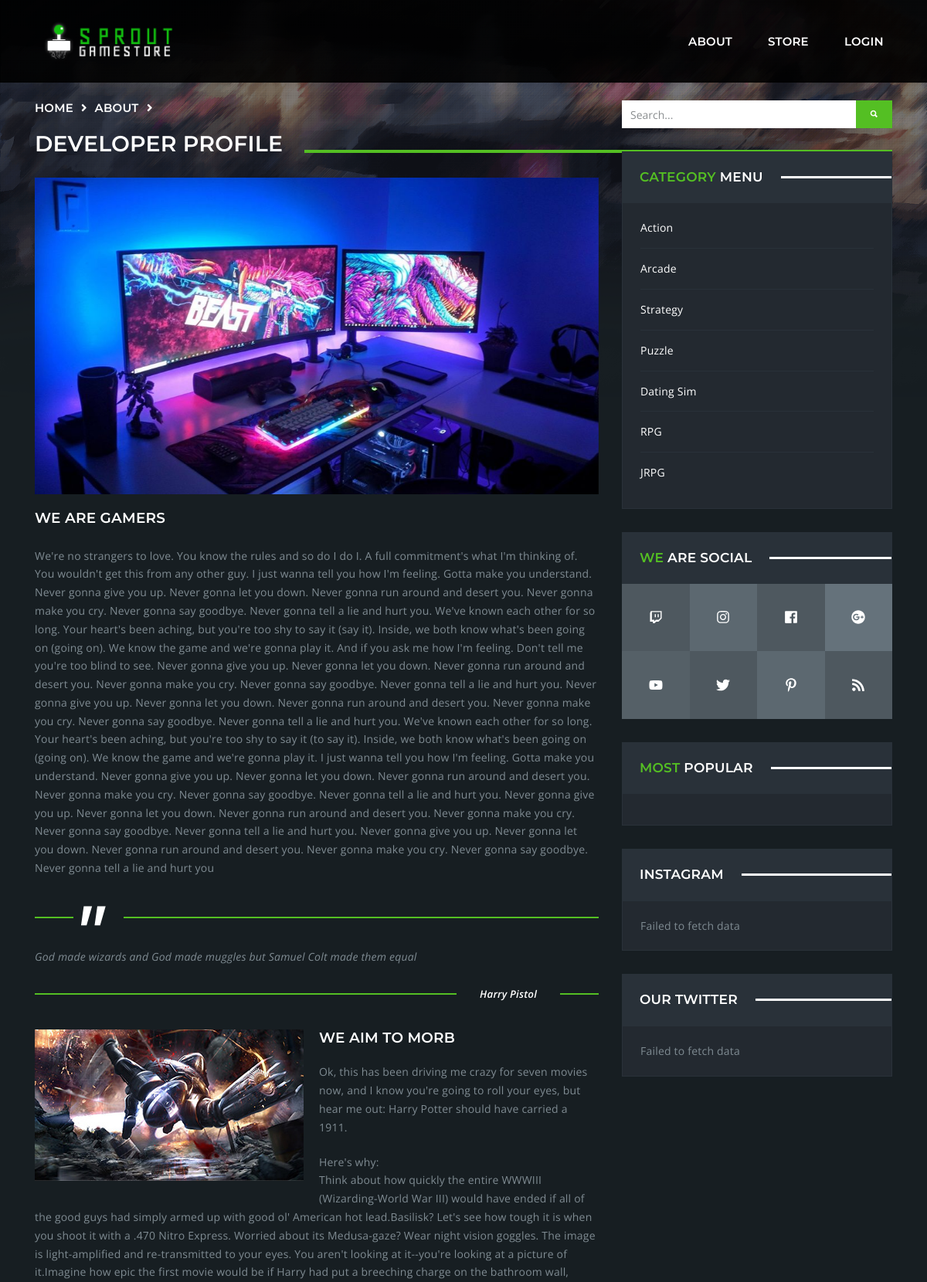
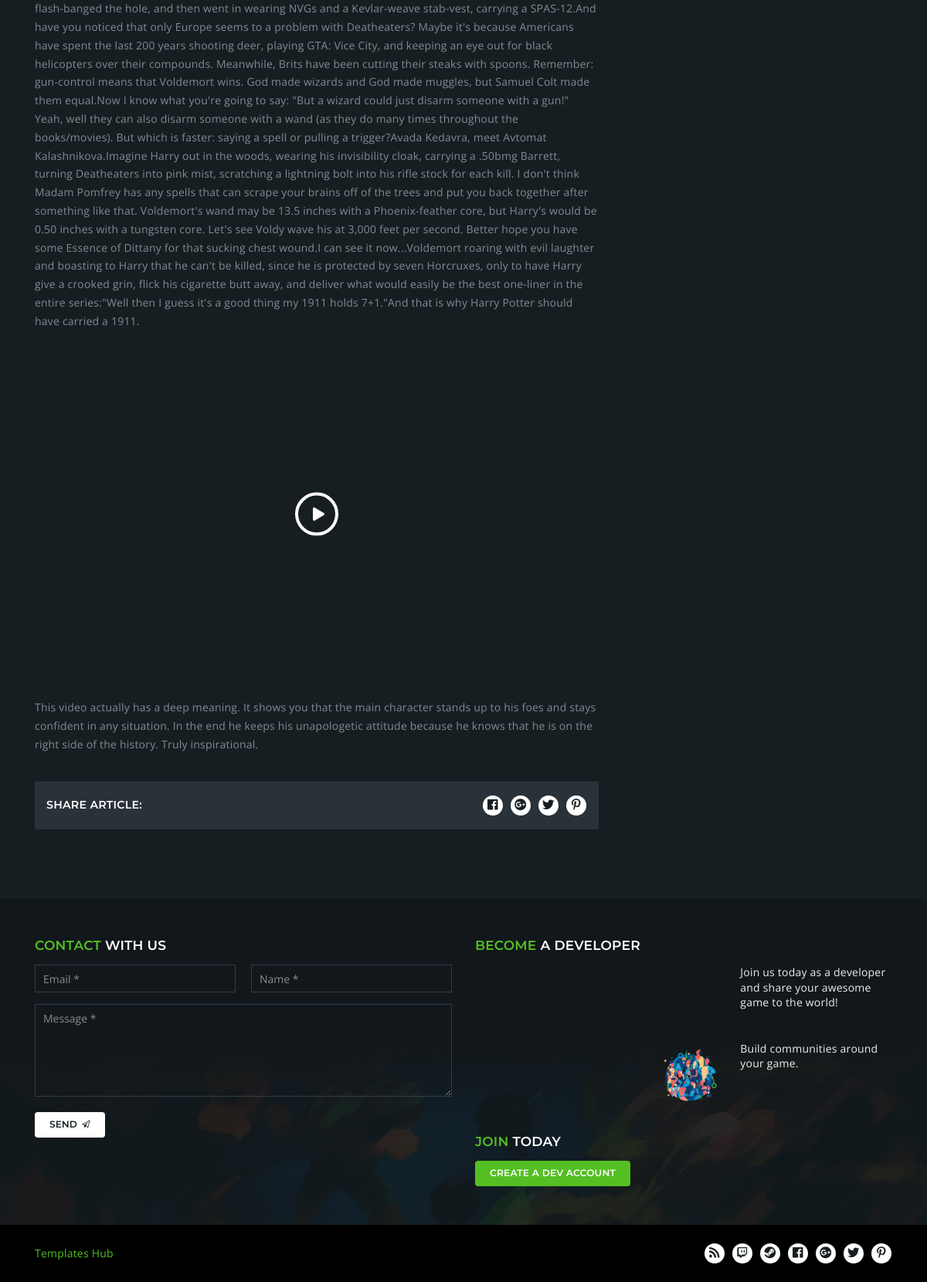
The page /about/ on the database its author committed (2 pictures, top to bottom).
### base/models.py (models this page shows, shortened)
class Genre(models.Model):
    name = models.CharField(max_length=200)

### base/views.py (the view)
# urls.py: path('about/', views.about, name="about"),
def about(request):
    extraContext = pageHeader(request, 'developer profile')
    genres = Genre.objects.all()
    context = {'genres': genres} | extraContext
    return render(request=request, template_name='base/about.html', context=context)

### base/addsFunctions.py (called while the page is built)
def pageHeader(request, page):
    user = request.user
    userGroups = [x.name for x in user.groups.all()] if user.groups != None else None
    crumbs = (request.path).split('/')[1:-1]
    extraContext = {'curUser': user,
                    'userGroups': userGroups,
                    'crumbs': crumbs,
                    'page': page}
    return extraContext

### base/templates/base/about.html
{% extends 'main.html' %}
{% load static %}
{% block content %}
<main class="nk-main">
  {% include 'base/breadcrumbs_component.html' %}
	<div class="container">
		<div class="row vertical-gap">
			<div class="col-lg-8">
				<div class="nk-blog-post nk-blog-post-single">
					<div class="nk-post-text mt-0">
						<div class="nk-post-img">
							<img src="{% static 'assets/images/about-img.png' %}" alt="Gaming">
						</div>
						<div class="nk-gap-1"></div>
						<h1 class="nk-post-title h4">We are Gamers</h1>
						<div class="nk-gap"></div>
						<p>We're no strangers to love. You know the rules and so do I do I. A full commitment's what I'm thinking of. You wouldn't get this from any other guy. I just wanna tell you how I'm feeling. Gotta make you understand. Never gonna give you up. Never gonna let you down. Never gonna run around and desert you. Never gonna make you cry. Never gonna say goodbye. Never gonna tell a lie and hurt you. We've known each other for so long. Your heart's been aching, but you're too shy to say it (say it). Inside, we both know what's been going on (going on). We know the game and we're gonna play it. And if you ask me how I'm feeling. Don't tell me you're too blind to see. Never gonna give you up. Never gonna let you down. Never gonna run around and desert you. Never gonna make you cry. Never gonna say goodbye. Never gonna tell a lie and hurt you. Never gonna give you up. Never gonna let you down. Never gonna run around and desert you. Never gonna make you cry. Never gonna say goodbye. Never gonna tell a lie and hurt you. We've known each other for so long. Your heart's been aching, but you're too shy to say it (to say it). Inside, we both know what's been going on (going on). We know the game and we're gonna play it. I just wanna tell you how I'm feeling. Gotta make you understand. Never gonna give you up. Never gonna let you down. Never gonna run around and desert you. Never gonna make you cry. Never gonna say goodbye. Never gonna tell a lie and hurt you. Never gonna give you up. Never gonna let you down. Never gonna run around and desert you. Never gonna make you cry. Never gonna say goodbye. Never gonna tell a lie and hurt you. Never gonna give you up. Never gonna let you down. Never gonna run around and desert you. Never gonna make you cry. Never gonna say goodbye. Never gonna tell a lie and hurt you</p>
						<div class="nk-gap"></div>
						<blockquote class="nk-blockquote">
							<div class="nk-blockquote-icon"><span>"</span></div>
							<div class="nk-blockquote-content">
								God made wizards and God made muggles but Samuel Colt made them equal
							</div>
							<div class="nk-blockquote-author"><span>Harry Pistol</span></div>
						</blockquote>
						<div class="nk-gap"></div>
						<img class="float-left mt-0" src="assets/images/post-inner-img.jpg" alt="">
						<h3 class="h4">We aim to Morb</h3>
						<p>Ok, this has been driving me crazy for seven movies now, and I know you're going to roll your eyes, but hear me out: Harry Potter should have carried a 1911.</p>
						<p>Here's why:<br>
							Think about how quickly the entire WWWIII (Wizarding-World War III) would have ended if all of the good guys had simply armed up with good ol' American hot lead.Basilisk? Let's see how tough it is when you shoot it with a .470 Nitro Express. Worried about its Medusa-gaze? Wear night vision goggles. The image is light-amplified and re-transmitted to your eyes. You aren't looking at it--you're looking at a picture of it.Imagine how epic the first movie would be if Harry had put a breeching charge on the bathroom wall, flash-banged the hole, and then went in wearing NVGs and a Kevlar-weave stab-vest, carrying a SPAS-12.And have you noticed that only Europe seems to a problem with Deatheaters? Maybe it's because Americans have spent the last 200 years shooting deer, playing GTA: Vice City, and keeping an eye out for black helicopters over their compounds. Meanwhile, Brits have been cutting their steaks with spoons. Remember: gun-control means that Voldemort wins. God made wizards and God made muggles, but Samuel Colt made them equal.Now I know what you're going to say: "But a wizard could just disarm someone with a gun!" Yeah, well they can also disarm someone with a wand (as they do many times throughout the books/movies). But which is faster: saying a spell or pulling a trigger?Avada Kedavra, meet Avtomat Kalashnikova.Imagine Harry out in the woods, wearing his invisibility cloak, carrying a .50bmg Barrett, turning Deatheaters into pink mist, scratching a lightning bolt into his rifle stock for each kill. I don't think Madam Pomfrey has any spells that can scrape your brains off of the trees and put you back together after something like that. Voldemort's wand may be 13.5 inches with a Phoenix-feather core, but Harry's would be 0.50 inches with a tungsten core. Let's see Voldy wave his at 3,000 feet per second. Better hope you have some Essence of Dittany for that sucking chest wound.I can see it now...Voldemort roaring with evil laughter and boasting to Harry that he can't be killed, since he is protected by seven Horcruxes, only to have Harry give a crooked grin, flick his cigarette butt away, and deliver what would easily be the best one-liner in the entire series:"Well then I guess it's a good thing my 1911 holds 7+1."And that is why Harry Potter should have carried a 1911.</p>
						<div class="nk-gap"></div>
						<div class="nk-plain-video" data-video="https://www.youtube.com/watch?v=dgha9S39Y6M"></div>
						<div class="nk-gap-2"></div>
						<p>This video actually has a deep meaning. It shows you that the main character stands up to his foes and stays confident in any situation. In the end he keeps his unapologetic attitude because he knows that he is on the right side of the history. Truly inspirational.</p>
						<div class="nk-gap"></div>
						<div class="nk-post-share">
							<span class="h5">Share Article:</span>
							<ul class="nk-social-links-2">
								<li><span class="nk-social-facebook" title="Share page on Facebook" data-share="facebook"><span class="fab fa-facebook"></span></span></li>
								<li><span class="nk-social-google-plus" title="Share page on Google+" data-share="google-plus"><span class="fab fa-google-plus"></span></span></li>
								<li><span class="nk-social-twitter" title="Share page on Twitter" data-share="twitter"><span class="fab fa-twitter"></span></span></li>
								<li><span class="nk-social-pinterest" title="Share page on Pinterest" data-share="pinterest"><span class="fab fa-pinterest-p"></span></span></li>
							</ul>
						</div>
					</div>
				</div>
			</div>
			<div class="col-lg-4">
				{% include 'base/sidebarsocials_component.html' %}
			</div>
		</div>
	</div>
	<div class="nk-gap-2"></div>
</main>
{% endblock content %}

### base/templates/base/sidebarsocials_component.html (shortened to what this page needs)
{% load static %}
<aside class="nk-sidebar nk-sidebar-right nk-sidebar-sticky">
  <div>
    <div class="nk-widget">
      <div class="nk-widget-content">
        <form action="{% url 'store' %}" class="nk-form nk-form-style-1" novalidate="novalidate">
          <div class="input-group">
            <input name="q" type="text" class="form-control" placeholder="Search...">
            <button class="nk-btn nk-btn-color-main-1"><span class="ion-search"></span></button>
          </div>
        </form>
      </div>
    </div>
    <div class="nk-widget nk-widget-highlighted">
      <h4 class="nk-widget-title"><span><span class="text-main-1">Category</span> Menu</span></h4>
      <div class="nk-widget-content">
        <ul class="nk-widget-categories">
          {% for genre in genres %}
          <li><a href="{% url 'store'%}?q={{genre.name}}">{{genre.name}}</a></li>
          {% endfor %}
        </ul>
      </div>
    </div>
    <div class="nk-widget nk-widget-highlighted">
      <h4 class="nk-widget-title"><span><span class="text-main-1">We</span> Are Social</span></h4>
      <div class="nk-widget-content">
        <ul class="nk-social-links-3 nk-social-links-cols-4">
          <li><a class="nk-social-twitch" href="#"><span class="fab fa-twitch"></span></a></li>
          <li><a class="nk-social-instagram" href="#"><span class="fab fa-instagram"></span></a></li>
          <li><a class="nk-social-facebook" href="#"><span class="fab fa-facebook"></span></a></li>
          <li><a class="nk-social-google-plus" href="#"><span class="fab fa-google-plus"></span></a></li>
          <li><a class="nk-social-youtube" href="#"><span class="fab fa-youtube"></span></a></li>
          <li><a class="nk-social-twitter" href="#" target="_blank"><span class="fab fa-twitter"></span></a></li>
          <li><a class="nk-social-pinterest" href="#"><span class="fab fa-pinterest-p"></span></a></li>
          <li><a class="nk-social-rss" href="#"><span class="fa fa-rss"></span></a></li>
        </ul>
      </div>
    </div>
    <div class="nk-widget nk-widget-highlighted">
      <h4 class="nk-widget-title"><span><span class="text-main-1">Most</span> Popular</span></h4>
      <div class="nk-widget-content">
      </div>
    </div>
    <div class="nk-widget nk-widget-highlighted">
      <h4 class="nk-widget-title"><span>Instagram</span></h4>
      <div class="nk-widget-content">
        <div class="nk-instagram row sm-gap vertical-gap multi-column"></div>
      </div>
    </div>
    <div class="nk-widget nk-widget-highlighted">
      <h4 class="nk-widget-title"><span>Our Twitter</span></h4>
      <div class="nk-widget-content">
        <div class="nk-twitter-list" data-twitter-count="2"></div>
      </div>
    </div>
  </div>
</aside>

### rows shown on the page
Genre: name "Action"
Genre: name "Arcade"
Genre: name "Strategy"
Genre: name "Puzzle"
Genre: name "Dating Sim"
Genre: name "RPG"
Genre: name "JRPG"

### other values the page prints
{{ crumb }} "ABOUT"
{{ page }} "DEVELOPER PROFILE"
